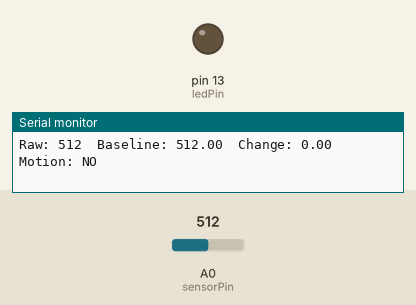
Recording of a sketch running on a simulated Arduino Uno, built with avr-gcc and run on an emulated ATmega328P. On the bench: output pins drawn as LEDs (lit = HIGH), the last lines printed to the serial monitor. The inputs (shaded band) are chosen by the test bench; at power-on: A0 (sensorPin) = 512.

Above: at 3.3 s.
3.4 s: A0 (sensorPin) set to 529
At 4.1 s:
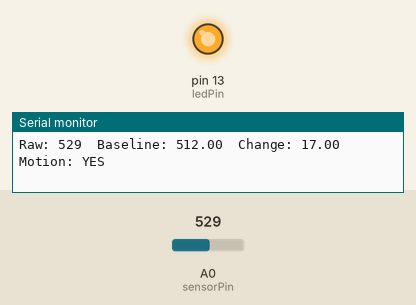
4.9 s: A0 (sensorPin) set to 511
At 5.7 s:
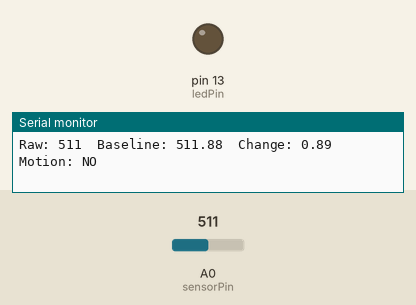
Timing chart, 0 to 7.9 s (numbered marks = the images above; inputs shaded):
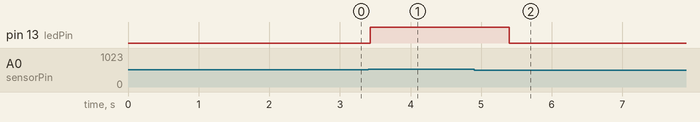

The sketch:

arduino.ino
```cpp
const int sensorPin = A0;
const int ledPin = 13;

// tuning
const int sampleCount = 8;          // averaging samples
const float baselineAlpha = 0.01;   // slow baseline tracking
const int motionThreshold = 8;      // increase if too sensitive, decrease if missing motion
const int clearThreshold = 4;       // hysteresis: lower than motionThreshold
const unsigned long holdTime = 500; // keep motion ON for this many ms

float baseline = 0;
bool motion = false;
unsigned long lastMotionTime = 0;

int readAveragedSignal() {
  long sum = 0;
  for (int i = 0; i < sampleCount; i++) {
    sum += analogRead(sensorPin);
    delay(2);
  }
  return sum / sampleCount;
}

void setup() {
  pinMode(ledPin, OUTPUT);
  Serial.begin(9600);

  long startSum = 0;
  for (int i = 0; i < 100; i++) {
    startSum += readAveragedSignal();
    delay(5);
  }
  baseline = startSum / 100.0;

  Serial.print("Initial baseline: ");
  Serial.println(baseline, 2);
}

void loop() {
  int raw = readAveragedSignal();

  // difference from current baseline
  float diff = raw - baseline;
  float absDiff = diff < 0 ? -diff : diff;

  // only update baseline when no strong motion is happening
  if (absDiff < clearThreshold) {
    baseline = baseline * (1.0 - baselineAlpha) + raw * baselineAlpha;
  }

  // motion detect with hysteresis + hold time
  if (!motion && absDiff >= motionThreshold) {
    motion = true;
    lastMotionTime = millis();
  }

  if (motion) {
    if (absDiff >= clearThreshold) {
      lastMotionTime = millis();  // refresh hold while movement continues
    }

    if (millis() - lastMotionTime > holdTime) {
      motion = false;
    }
  }

  digitalWrite(ledPin, motion ? HIGH : LOW);

  Serial.print("Raw: ");
  Serial.print(raw);
  Serial.print("  Baseline: ");
  Serial.print(baseline, 2);
  Serial.print("  Change: ");
  Serial.print(absDiff, 2);
  Serial.print("  Motion: ");
  Serial.println(motion ? "YES" : "NO");

  delay(20);
}
```

Measured:
- the behaviour switches between 519 and 520 on A0 (sensorPin) (found by bisection; images 0 and 1)
- after the input at 3.4 s, pin 13 (ledPin): LOW → HIGH at once
- after the input at 4.9 s, pin 13 (ledPin): HIGH → LOW after 0.50 s
